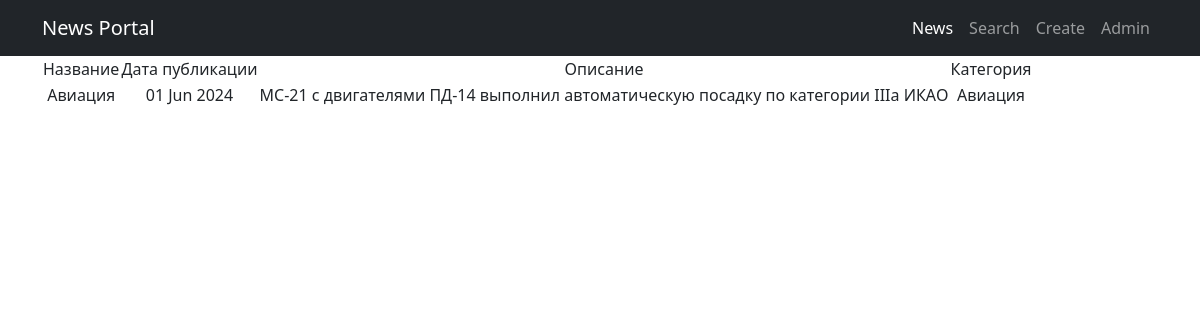
Screenshot of /news/2/ with the database file from the repository.
### News/models.py (models this page shows, shortened)
class Post(models.Model):
    author = models.ForeignKey(Author, on_delete=models.CASCADE)
    POST_TYPE_CHOICES = [
        ('article', 'Статья'),
        ('news', 'Новость'),
    ]
    post_type = models.CharField(max_length=7, choices=POST_TYPE_CHOICES)
    created_at = models.DateTimeField(auto_now_add=True)
    date_published = models.DateTimeField(default=timezone.now)
    categories = models.ManyToManyField(Category, through='PostCategory')
    title = models.CharField(max_length=255)
    content = models.TextField()
    rating = models.IntegerField(default=0)

class Category(models.Model):
    name = models.CharField(max_length=255, unique=True)

### News/views.py (the view)
# urls.py: path('<int:pk>/', PostDetail.as_view(), name='post_detail'),
class PostDetail(DetailView):
    model = Post
    template_name = 'post.html'
    context_object_name = 'post'
    pk_url_kwarg = 'pk'
    def get_context_data(self, **kwargs):
        context = super().get_context_data(**kwargs)
        context['time_now'] = datetime.utcnow()  # Добавляет текущую UTC дату и время
        return context

### templates/post.html (shortened to what this page needs)
{% extends 'flatpages/default.html' %}
{% load custom_filters %}
{% block content %}
{% if post %}
<table>
    <tr>
        <td>Название</td>
        <td>Дата публикации</td>
        <td>Описание</td>
        <td>Категория</td>
    </tr>
    <tr>
        <td>{{ post.title|censor }}</td>
        <td>{{ time_now|date:"d M Y" }}</td>
        <td>{{ post.content|censor }}</td>
        <td>
            {% for category in post.categories.all %}
            {{ category.name }}
            {% endfor %}
        </td>
    </tr>
</table>
{% else %}
<h2>Новостей нет!</h2>
{% endif %}
{% endblock content %}

### rows the page displays
Post: title|censor "Авиация", content|censor "МС-21 с двигателями ПД-14 выполнил автоматическую посадку по категории IIIа ИКАО"
Category: name "Авиация"

### other values shown
{{ time_now|date:"d M Y" }} "01 Jun 2024"
